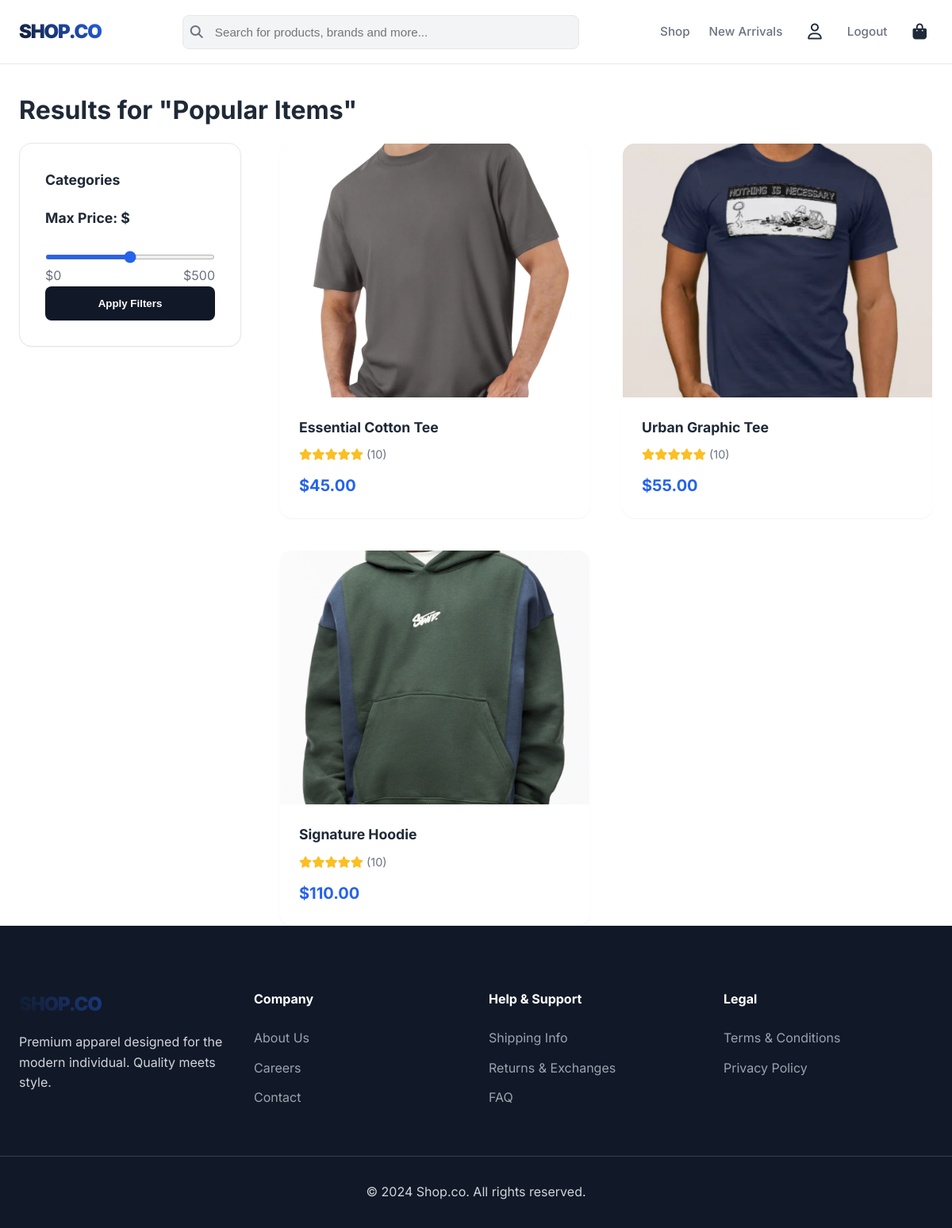
The page /popular (signed in) on the database its author committed.
### app.py (models this page shows, shortened)
class Product(db.Model):
    id = db.Column(db.Integer, primary_key=True)
    title = db.Column(db.String(100), nullable=False)
    cost = db.Column(db.Float, nullable=False)
    image = db.Column(db.String(100), nullable=False)
    category = db.Column(db.String(50), nullable=False)
    description = db.Column(db.Text, nullable=True)
    is_popular = db.Column(db.Boolean, default=False)
    reviews = db.relationship('Review', backref='product', lazy=True)

### app.py (the view)
@app.route('/popular')
def popular():
    products = Product.query.filter_by(is_popular=True).all()
    return render_template('all.html', products=products, all_categories=[], hide_filters=True, search_query="Popular Items")

### app.py (called while the page is built)
@app.context_processor
def inject_context():
    cart = session.get('cart', [])
    cart_length = sum(item.get('quantity', 0) for item in cart)
    return dict(cart_length=cart_length)

### templates/all.html (shortened to what this page needs)
{% extends "base.html" %}
{% block content %}
<div class="container mt-4 mb-5">
    <h1 class="font-bold text-3xl mb-4">
        {% if search_query %}Results for "{{ search_query }}"{% else %}All Products{% endif %}
    </h1>
    <div class="shop-layout">
        <aside class="filter-sidebar">
            <form action="{{ url_for('all_products') }}" method="GET">
                <div class="mb-5">
                    <h3 class="filter-title">Categories</h3>
                </div>
                <div class="mb-5">
                    <h3 class="filter-title">Max Price: $</h3>
                    <input type="range" name="max_price" min="0" max="500" value="{{ max_price }}" oninput="document.getElementById('price-val').textContent = this.value">
                    <div class="flex justify-between text-sm text-muted mt-2">
                        <span>$0</span><span>$500</span>
                    </div>
                </div>
                <button type="submit" class="btn w-full">Apply Filters</button>
            </form>
        </aside>
        <div class="product-grid">
            {% for product in products %}
            <a href="{{ url_for('product_details', product_id=product.id) }}" class="card">
                <div class="card-img-wrapper">
                    <img src="{{ url_for('static', filename='images/' ~ product.image) }}" alt="{{ product.title }}" class="card-img">
                </div>
                <div class="card-body">
                    <h3 class="card-title">{{ product.title }}</h3>
                     <div class="rating-stars">
                        {% for i in range(5) %}<i class="fas fa-star"></i>{% endfor %} <span class="text-muted text-sm">(10)</span>
                    </div>
                    <p class="card-price">${{ "%.2f"|format(product.cost) }}</p>
                </div>
            </a>
            {% endfor %}
        </div>
    </div>
</div>
{% endblock %}

### static/css/style.css (style rules this page uses)
:root { --primary: #111827; --secondary: #f3f4f6; --accent: #2563eb; --accent-dark: #1e40af; --text-primary: #1f2937; --text-secondary: #6b7280; --border-color: #e5e7eb; --bg-body: #ffffff; --bg-card: #ffffff; --success: #10b981; --error: #ef4444; --font-main: 'Inter', -apple-system, BlinkMacSystemFont, "Segoe UI", Roboto, Helvetica, Arial, sans-serif; --shadow-sm: 0 1px 2px 0 rgba(0, 0, 0, 0.05); --shadow-md: 0 4px 6px -1px rgba(0, 0, 0, 0.1), 0 2px 4px -1px rgba(0, 0, 0, 0.06); --shadow-lg: 0 10px 15px -3px rgba(0, 0, 0, 0.1), 0 4px 6px -2px rgba(0, 0, 0, 0.05); }
* { margin: 0; padding: 0; box-sizing: border-box; }
body { font-family: var(--font-main); background-color: var(--bg-body); color: var(--text-primary); line-height: 1.6; min-height: 100vh; display: flex; flex-direction: column; animation: fadeIn 0.5s ease-in-out; }
a { text-decoration: none; color: inherit; transition: all 0.3s ease; }
img { max-width: 100%; display: block; }
.container { max-width: 1280px; margin: 0 auto; padding: 0 1.5rem; width: 100%; }
.flex { display: flex; align-items: center; }
.justify-between { justify-content: space-between; }
.mb-4 { margin-bottom: 1rem; }
.mt-4 { margin-top: 1rem; }
.text-muted { color: var(--text-secondary); }
.font-bold { font-weight: 700; }
.w-full { width: 100%; }
.btn { display: inline-block; padding: 0.875rem 2rem; background: var(--primary); color: white; border-radius: 8px; font-weight: 600; border: none; cursor: pointer; text-align: center; transition: all 0.3s ease; box-shadow: var(--shadow-sm); position: relative; overflow: hidden; z-index: 1; }
.btn::before { content: ''; position: absolute; top: 0; left: 0; right: 0; bottom: 0; background: linear-gradient(45deg, var(--accent), var(--accent-dark)); z-index: -1; transition: opacity 0.3s ease; opacity: 0; }
.product-grid { display: grid; grid-template-columns: repeat(auto-fill, minmax(260px, 1fr)); gap: 2.5rem; }
.card { background: var(--bg-card); border-radius: 16px; overflow: hidden; box-shadow: var(--shadow-sm); transition: all 0.4s cubic-bezier(0.4, 0, 0.2, 1); border: 1px solid transparent; display: flex; flex-direction: column; }
.card-img-wrapper { background: var(--secondary); height: 320px; overflow: hidden; position: relative; }
.card-img { width: 100%; height: 100%; object-fit: cover; transition: transform 0.5s ease; }
.card-body { padding: 1.5rem; flex-grow: 1; display: flex; flex-direction: column; }
.card-title { font-weight: 700; font-size: 1.1rem; margin-bottom: 0.5rem; }
.rating-stars { color: #fbbf24; font-size: 0.9rem; margin-bottom: 0.75rem; }
.card-price { font-weight: 700; font-size: 1.25rem; color: var(--accent); margin-top: auto; }
.shop-layout { display: grid; grid-template-columns: 280px 1fr; gap: 3rem; align-items: start; }
.filter-sidebar { background: var(--bg-card); padding: 2rem; border-radius: 16px; border: 1px solid var(--border-color); position: sticky; top: 100px; box-shadow: var(--shadow-sm); }
.filter-title { font-size: 1.1rem; font-weight: 700; margin-bottom: 1.25rem; }
input[type=range] { width: 100%; accent-color: var(--accent); height: 6px; border-radius: 5px; background: var(--secondary); outline: none; }

### rows shown on the page
Product: image (picture), title "Essential Cotton Tee", cost "45.00"
Product: image (picture), title "Urban Graphic Tee", cost "55.00"
Product: image (picture), title "Signature Hoodie", cost "110.00"

### other values the page prints
{{ search_query }} "Popular Items"
